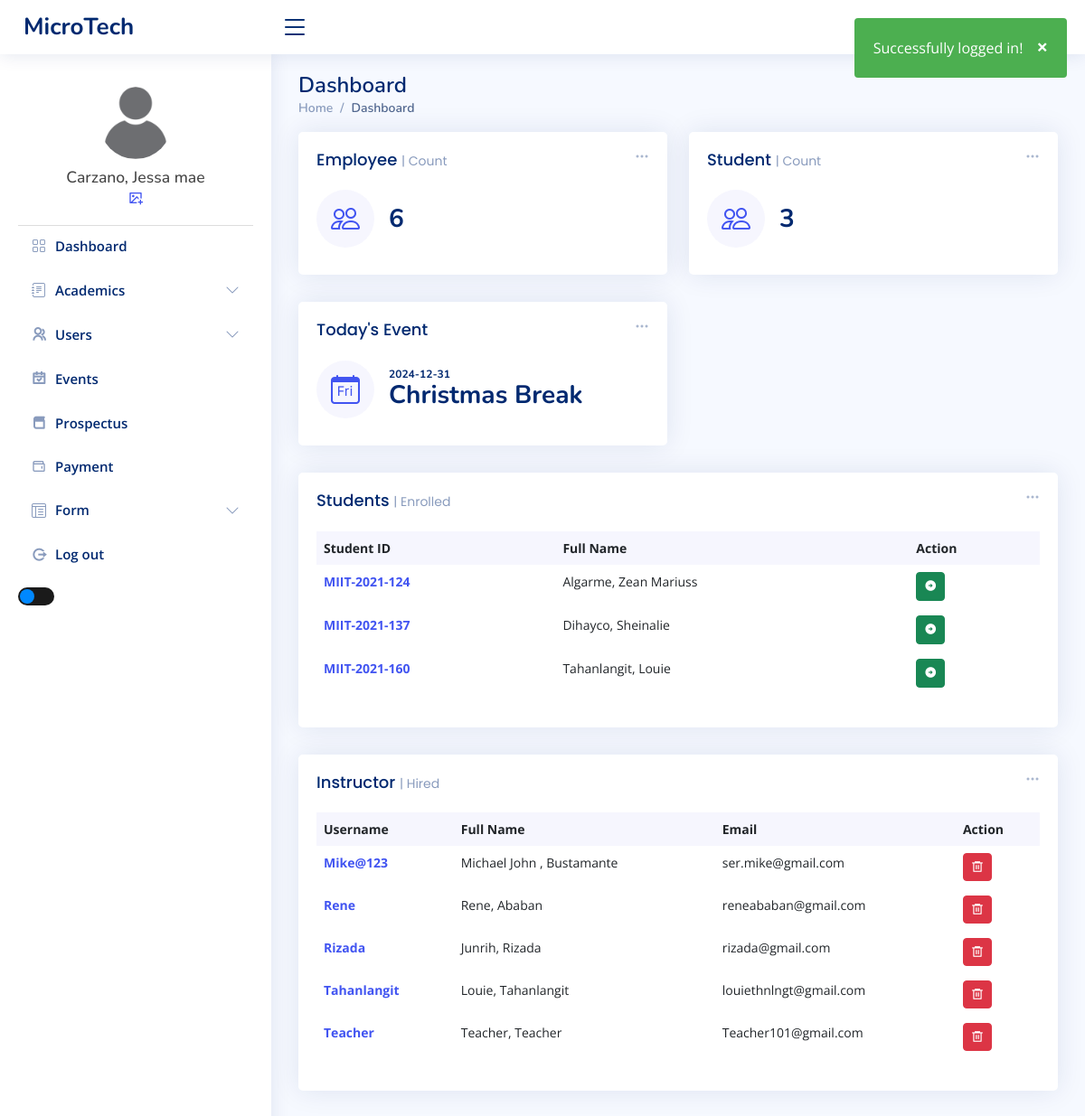
/admin/index.php (signed in), run on an earlier commit of the app's database.
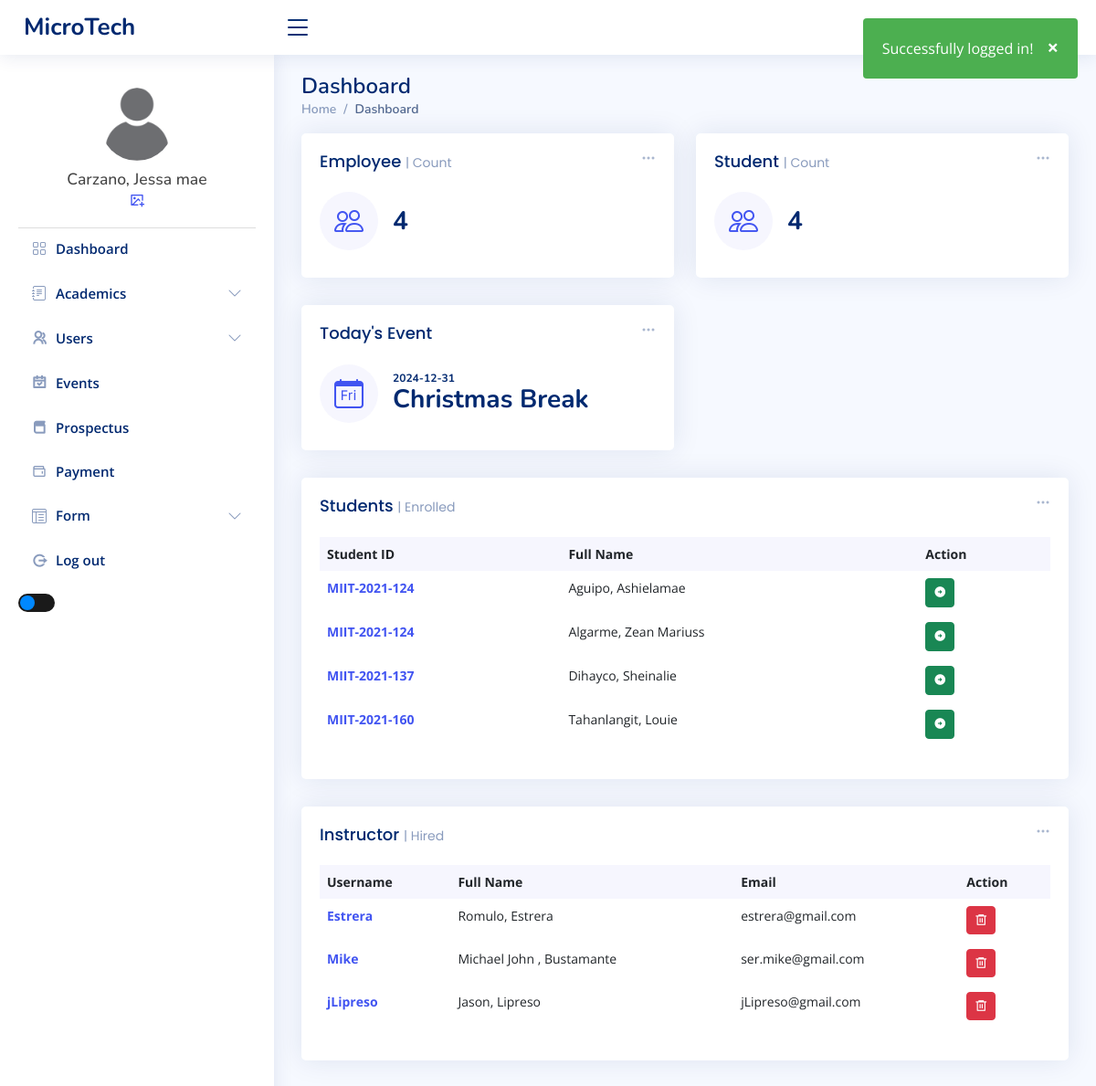
And on a later commit of the database.
### tables this page shows
CREATE TABLE `tbl_users` (
  `user_id` int(11) NOT NULL,
  `user_fname` varchar(50) NOT NULL,
  `user_lname` varchar(50) NOT NULL,
  `user_email` varchar(80) NOT NULL,
  `user_name` varchar(50) NOT NULL,
  `user_pass` varchar(100) NOT NULL,
  `user_role` varchar(20) NOT NULL,
  `user_image` varchar(100) NOT NULL,
  `date_of_birth` date DEFAULT NULL,
  `gender` enum('Male','Female') DEFAULT NULL,
  `hire_date` date DEFAULT NULL,
  `department` varchar(100) DEFAULT NULL,
  `phone_number` varchar(15) DEFAULT NULL,
  `address` varchar(255) DEFAULT NULL
);

CREATE TABLE `tbl_events` (
  `id` int(11) NOT NULL,
  `title` varchar(50) NOT NULL,
  `date` date NOT NULL,
  `description` varchar(10000) NOT NULL
);

CREATE TABLE `tbl_students` (
  `user_id` int(11) NOT NULL,
  `user_name` varchar(50) NOT NULL,
  `lname` varchar(50) NOT NULL,
  `fname` varchar(50) NOT NULL,
  `middleInitial` varchar(30) NOT NULL,
  `Suffix` varchar(15) NOT NULL,
  `course` varchar(50) NOT NULL,
  `year` int(10) NOT NULL,
  `contact` varchar(20) NOT NULL,
  `gender` varchar(10) NOT NULL,
  `bdate` varchar(50) NOT NULL,
  `pob` text NOT NULL,
  `email` varchar(50) NOT NULL,
  `major` varchar(50) NOT NULL,
  `nationality` varchar(20) NOT NULL,
  `civilStatus` varchar(20) NOT NULL,
  `religion` varchar(20) NOT NULL,
  `modality` varchar(20) NOT NULL,
  `fb` varchar(30) NOT NULL,
  `curAddress` varchar(200) NOT NULL,
  `cityAdd` varchar(200) NOT NULL,
  `zipcode` varchar(30) NOT NULL,
  `fatherName` varchar(50) NOT NULL,
  `fwork` varchar(50) NOT NULL,
  `motherName` varchar(50) NOT NULL,
  `mwork` varchar(50) NOT NULL,
  `primarySchool` varchar(100) NOT NULL,
  `primaryAddress` text NOT NULL,
  `primaryCompleted` varchar(30) NOT NULL,
  `entermediateSchool` varchar(100) NOT NULL,
  `entermediateAddress` text NOT NULL,
  `entermediateCompleted` varchar(30) NOT NULL,
  `hsSchool` varchar(100) NOT NULL,
  `hsAddress` text NOT NULL,
  `hsCompleted` varchar(30) NOT NULL,
  `shSchool` varchar(100) NOT NULL,
  `shAddress` text NOT NULL,
  `shCompleted` varchar(30) NOT NULL,
  `collegeSchool` varchar(100) NOT NULL,
  `collegeAddress` text NOT NULL,
  `collegeCompleted` varchar(30) NOT NULL,
  `user_image` varchar(50) NOT NULL,
  `user_role` varchar(50) NOT NULL,
  `user_pass` varchar(50) NOT NULL,
  `semester` int(11) NOT NULL,
  `status` varchar(20) NOT NULL,
  `date` date DEFAULT NULL
);

### admin/index.php (the view, shortened to what the rows shown need)
<?php
include_once "../templates/header.php";
include_once "includes/connect.php";
$sql = "SELECT * FROM tbl_events ORDER BY date DESC";
$stmt = $conn->query($sql);
$events = $stmt->fetchAll(PDO::FETCH_ASSOC);
$today = date('Y-m-d');
$todaysEvent = null;
foreach ($events as $event) {
  if ($event['date'] === $today) {
    $todaysEvent = $event;
    break;
  }
}
?>
<main id="main" class="main">
  <div class="pagetitle">
    <h1>Dashboard</h1>
  </div>
  <section class="section dashboard">
    <div class="row">
      <div class="col-lg-12">
        <div class="row">
          <div class="col-xxl-4 col-md-6">
            <div class="card info-card sales-card">
              <div class="card-body">
                <div class="d-flex align-items-center">
                  <div class="ps-3">
                    <?php if ($todaysEvent) : ?>
                      <h6 style="font-size:12px"><?php echo htmlspecialchars($todaysEvent['date']); ?></h6>
                      <li class="list-group-item d-flex justify-content-between align-items-start">
                        <div style="flex-grow: 1;">
                          <h6><?php echo htmlspecialchars($todaysEvent['title']); ?> </h6>
                        </div>
                      </li>
                    <?php else : ?>
                      <p>No events scheduled for today.</p>
                    <?php endif; ?>
                  </div>
                </div>
              </div>
            </div>
          </div>
          <div class="col-12">
            <div class="card recent-sales overflow-auto">
              <div class="card-body">
                <table class="table table-borderless datatable">
                  <thead>
                    <tr>
                      <th scope="col">Student ID</th>
                      <th scope="col">Full Name</th>
                      <th scope="col">Action</th>
                    </tr>
                  </thead>
                  <tbody>
                    <?php
                    $database = new Connection();
                    $db = $database->open();
                    try {
                      $sql = 'SELECT * FROM tbl_students ORDER BY lname ASC';
                      foreach ($db->query($sql) as $row) {
                    ?>
                        <tr>
                          <th scope="row"><a href=""><?php echo $row["user_name"] ?></a></th>
                          <td><?php echo $row["lname"] ?>, <?php echo $row["fname"] ?></td>
                          <td>
                            <form action="student_profile.php" method="post">
                              <button type="submit" class="btn btn-sm btn-success" name="submit"><i class="ri-arrow-right-circle-fill"></i></button>
                            </form>
                          </td>
                        </tr>
                    <?php
                      }
                    } catch (PDOException $e) {
                      echo "There is some problem in connection: " . $e->getMessage();
                    }
                    ?>
                  </tbody>
                </table>
              </div>
            </div>
          </div>
          <div class="col-lg-12">
            <div class="row">
              <div class="col-12">
                <div class="card recent-sales overflow-auto">
                  <div class="card-body">
                    <table class="table table-borderless datatable">
                      <thead>
                        <tr>
                          <th scope="col">Username</th>
                          <th scope="col">Full Name</th>
                          <th scope="col">Email</th>
                          <th scope="col">Action</th>
                        </tr>
                      </thead>
                      <tbody>
                        <?php
                        $database = new Connection();
                        $db = $database->open();
                        try {
                          $sql = "SELECT * FROM tbl_users WHERE user_role = 'teacher'
                                ORDER BY user_id ASC";
                          foreach ($db->query($sql) as $row) {
                        ?>
                            <tr>
                              <th scope="row"><a href="#"><?php echo $row["user_name"] ?></a></th>
                              <td><?php echo $row["user_fname"] ?>, <?php echo $row["user_lname"] ?></td>
                              <td><?php echo $row["user_email"] ?></td>
                              <td>
                                <form method="POST" action="../admin/upload/delete-user.php" onsubmit="return confirm('Are you sure you want to delete this user?');" style="display:inline;">
                                  <button type="submit" class="btn btn-sm btn-danger ri-delete-bin-6-line"></button>
                                </form>
                              </td>
                            </tr>
                        <?php
                          }
                        } catch (PDOException $e) {
                          echo "There is some problem in connection: " . $e->getMessage();
                        }
                        ?>
                      </tbody>
                    </table>
                  </div>
                </div>
              </div>
            </div>
          </div>
        </div>
      </div>
    </div>
  </section>
</main>
<?php
include_once "../templates/footer.php";
?>

### templates/header.php (shortened to what the rows shown need)
<?php
$database = new Connection();
$conn = $database->open();
$userid = $_SESSION["login"];
$statements = $conn->prepare("SELECT user_fname, user_lname, user_image FROM tbl_users WHERE user_id = ?");
$statements->execute([$userid]);
$user = $statements->fetch(PDO::FETCH_ASSOC);
$fname = $user['user_fname'];
$lname = $user['user_lname'];
?>
<!DOCTYPE html>
<html lang="en">
<head>
  <link href="../assets/vendor/bootstrap/css/bootstrap.min.css" rel="stylesheet">
  <link href="../assets/vendor/bootstrap-icons/bootstrap-icons.css" rel="stylesheet">
  <link href="../assets/vendor/boxicons/css/boxicons.min.css" rel="stylesheet">
  <link href="../assets/vendor/quill/quill.snow.css" rel="stylesheet">
  <link href="../assets/vendor/quill/quill.bubble.css" rel="stylesheet">
  <link href="../assets/vendor/remixicon/remixicon.css" rel="stylesheet">
  <link href="../assets/vendor/simple-datatables/style.css" rel="stylesheet">
  <link href="../assets/css/style.css" rel="stylesheet">
</head>
<body>
  <aside id="sidebar" class="sidebar">
    <ul class="sidebar-nav" id="sidebar-nav">
      <div class="profile-section">
        <div class="profile-info">
          <h5><?php echo htmlspecialchars($lname) . ', ' . htmlspecialchars($fname); ?></h5>
        </div>
      </div>
      <br>
    </ul>
  </aside>

What changed in the data, as far as the page shows it:
removed tbl_users: user_name "Mike@123", user_fname "Michael John", user_lname "Bustamante", user_email "ser.mike@gmail.com"
removed tbl_users: user_name "Rene", user_fname "Rene", user_lname "Ababan", user_email "reneababan@gmail.com"
removed tbl_users: user_name "Rizada", user_fname "Junrih", user_lname "Rizada", user_email "rizada@gmail.com"
removed tbl_users: user_name "Tahanlangit", user_fname "Louie", user_lname "Tahanlangit", user_email "louiethnlngt@gmail.com"
removed tbl_users: user_name "Teacher", user_fname "Teacher", user_lname "Teacher", user_email "Teacher101@gmail.com"
added tbl_students: user_name "MIIT-2021-124", lname "Aguipo", fname "Ashielamae"
added tbl_users: user_name "Estrera", user_fname "Romulo", user_lname "Estrera", user_email "estrera@gmail.com"
added tbl_users: user_name "Mike", user_fname "Michael John", user_lname "Bustamante", user_email "ser.mike@gmail.com"
added tbl_users: user_name "jLipreso", user_fname "Jason", user_lname "Lipreso", user_email "jLipreso@gmail.com"
Also different on the page:
$empcount['count_emp']: "6" → "4"
$studcount['count_stud']: "3" → "4"
